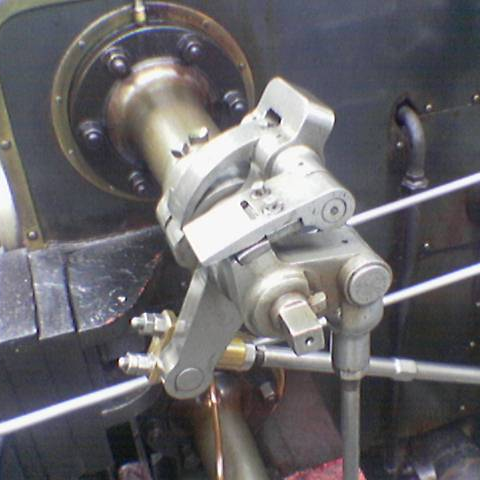
#> input picture python/images/photo.png, 480 x 480 px
$ python opencl_edge_detection.py
#> lines starting #> are read from the running program, lines starting #| are printed output that depends on the picture
import numpy as np
import pyopencl as cl
from PIL import Image, ImageFilter

# load image
input_image = Image.open('images/photo.png').convert('L')
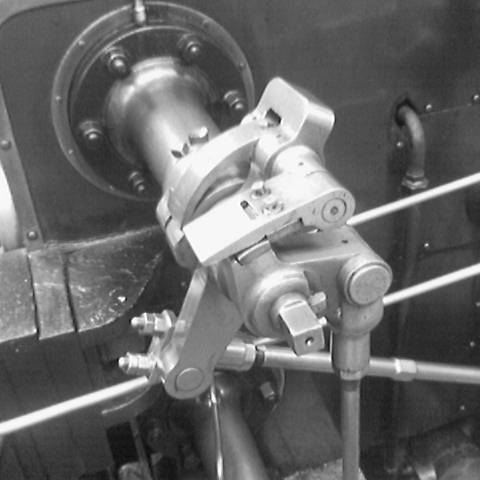
#> input_image: PIL image 480x480 L; min 6, max 255, mean 104.6
input_array = np.array(input_image).astype(np.uint8)

input_image.show()

# sobel kernel
# sobel_x_kernel = np.array([[-1, 0, 1], [-2, 0, 2], [-1, 0, 1]]).astype(np.float32)
# sobel_y_kernel = np.array([[-1, -2, -1], [0, 0, 0], [1, 2, 1]]).astype(np.float32)

# opencl
#> (the run stopped early here; a loop or call above may not have finished)
